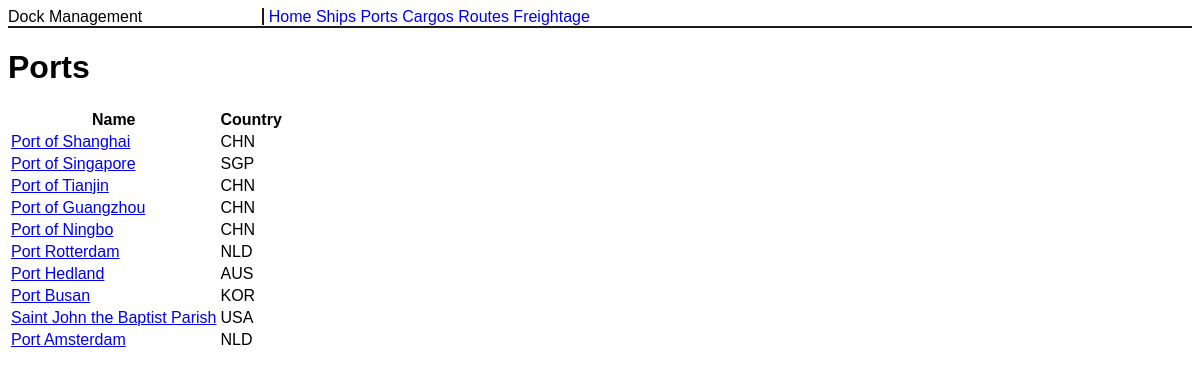
The app's page /ports with its own data.
### entities.py (models this page shows, shortened)
class Port:
    port_id = None

### app.py (the view)
    @app.route('/ports', methods=['GET', 'POST'])
    def get_all_ports():
        session = Session()
        ports = session.query(Port).all()
        return render_template('ports.html', ports=ports)

### templates/ports.html
{% extends 'base.html' %}
{% block content %}
<h1>Ports</h1>
<table>
    <thead>
    <tr>
        <th>Name</th>
        <th>Country</th>
    </tr>
    </thead>
    <tbody>
        {% for port in ports %}
        <tr>
            <td><a href="{{ url_for('get_one_port', port_id=port.port_id) }}">{{ port.name }}</a></td>
            <td>{{ port.country }}</td>
        </tr>
        {% endfor %}
    </tbody>
</table>
{% endblock %}

### templates/base.html (shortened to what this page needs)
<!DOCTYPE html>
<html lang="en">
<head>
</head>
<body>
    <header class="mainHeader">
        <div class="labelHeader">Dock Management</div>
        <nav>
            <ul>
                <li><a href="{{ url_for('home_page') }}">Home</a></li>
                <li><a href="{{ url_for('get_all_ships') }}">Ships</a></li>
                <li><a href="{{ url_for('get_all_ports') }}">Ports</a></li>
                <li><a href="{{ url_for('get_all_cargos') }}">Cargos</a></li>
                <li><a href="/routes">Routes</a></li>
                <li><a href="/freightage">Freightage</a></li>
            </ul>
        </nav>
    </header>
    <main>
        {% block content %}{% endblock %}
    </main>
</body>
</html>

### templates/base.html (style rules this page uses)
* { font-family: 'Avenir', Helvetica, Arial, sans-serif; }
.mainHeader { border-bottom: 2px solid #1a1b1c; }
.labelHeader { padding-right: 120px; border-right: 2px solid #1a1b1c; }
.mainHeader a { text-decoration: none; }
.labelHeader, .mainHeader > nav, .mainHeader > nav > ul, .mainHeader > nav > ul > li { display: inline; }
.mainHeader > nav > ul { list-style: none; padding: 0; }

### records on screen
Port: name "Port of Shanghai", country "CHN"
Port: name "Port of Singapore", country "SGP"
Port: name "Port of Tianjin", country "CHN"
Port: name "Port of Guangzhou", country "CHN"
Port: name "Port of Ningbo", country "CHN"
Port: name "Port Rotterdam", country "NLD"
Port: name "Port Hedland", country "AUS"
Port: name "Port Busan", country "KOR"
Port: name "Saint John the Baptist Parish", country "USA"
Port: name "Port Amsterdam", country "NLD"
